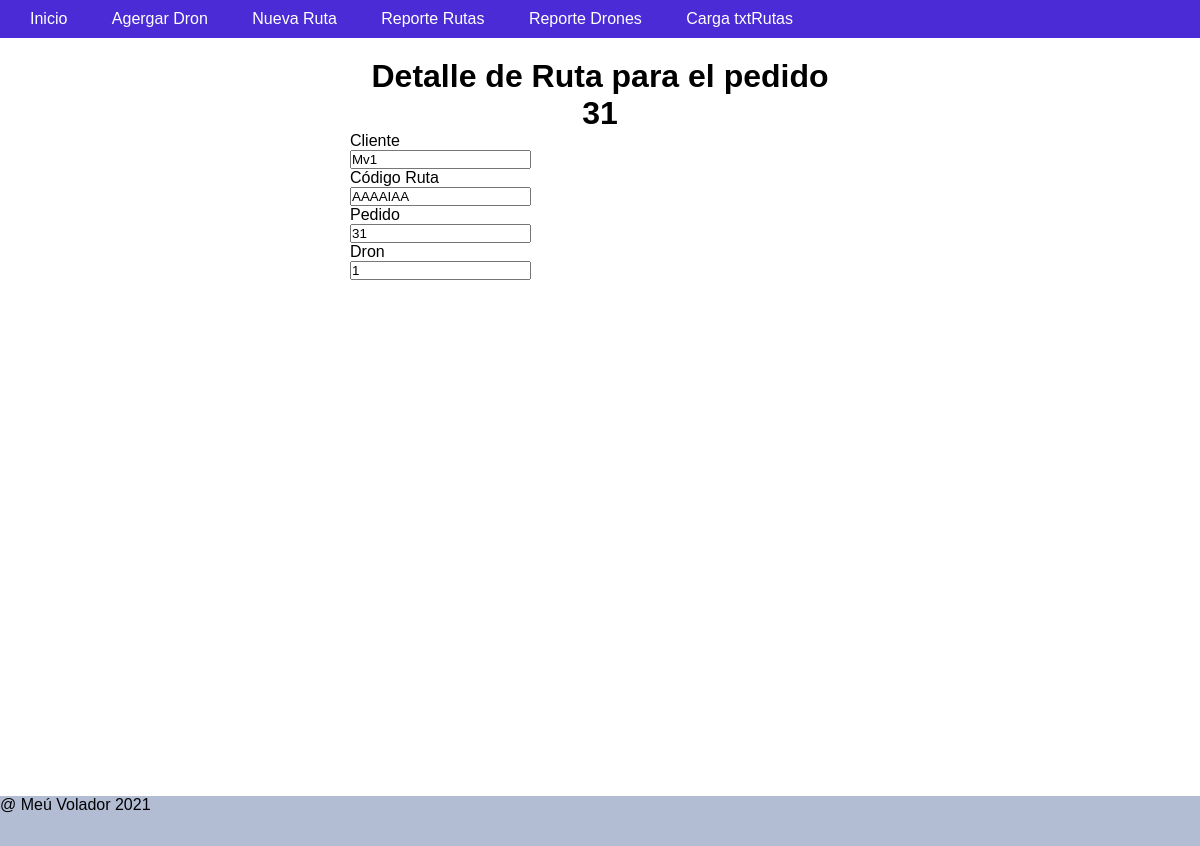
Screenshot of /reporte/DetalleRuta/1 with the database file from the repository.
### tables this page shows
CREATE TABLE `rutas` (
  `id` int(11) NOT NULL AUTO_INCREMENT,
  `cliente` varchar(30) DEFAULT NULL,
  `coderuta` varchar(15) DEFAULT NULL,
  `pedido` varchar(15) DEFAULT NULL,
  `dron` int(11) DEFAULT NULL,
  `latitud` longblob DEFAULT NULL,
  `longitud` longblob DEFAULT NULL,
  PRIMARY KEY (`id`)
);

### libs/view.php (called while the page is built, shortened)
<?php
class View{
    function render($nombre){
        require 'views/' . $nombre . '.php';
    }
}
?>

### controllers/reporte.php (called while the page is built, shortened)
<?php
    class Reporte extends Controller{
        function __construct()
        {
            $this->view->rutas = [];
        }
        function DetalleRuta($param=null){
            $idRuta=$param[0];
            $ruta = $this->model->getById($idRuta);
            $this->view->ruta = $ruta;
            $this->view->mensaje ="";
            $this->view->render('reporte/detalleruta');
        }
    }
?>

### index.php (called while the page is built, shortened)
<?php
    require_once 'libs/db.php';
    require_once 'libs/controller.php';
    require_once 'libs/view.php';
    $app = new App();
?>

### models/reportemodel.php (called while the page is built, shortened)
<?php
class ReporteModel extends Model{
    public function getById($id){
        $item = new Ruta();
        $query = $this->db->connect()->prepare("SELECT * FROM RUTAS WHERE id=:id");
        try{
           $query->execute(['id'=> $id]) ;
           while ($row = $query->fetch()) {
                $item ->id =$row['id'];
                $item ->cliente =$row['cliente'];
                $item ->ruta =$row['coderuta'];
                $item ->pedido =$row['pedido'];
                $item ->dron =$row['dron'];
           }
           return $item;
        }catch(PDOException $e){
            return [];
        }
    }
}
?>

### libs/db.php (called while the page is built)
<?php
class DB{
    private $host;
    private $db;
    private $user;
    private $password;
    private $charset;
    public function __construct()
    {
        $this->host = constant('HOST');
        $this->db = constant('DB');
        $this->user = constant('USER');
        $this->password = constant('PASSWORD');
        $this->charset = constant('CHARSET');
    }
    function connect(){
        try{
            $connection = "mysql:host=" . $this->host . ";dbname=" . $this->db . ";charset=" . $this->charset;
            $options = [
                PDO::ATTR_ERRMODE            => PDO::ERRMODE_EXCEPTION,
                PDO::ATTR_EMULATE_PREPARES   => false,
            ];
            $pdo = new PDO($connection, $this->user, $this->password, $options);
            return $pdo;
        }catch(PDOException $e){
            print_r('Error connection: ' . $e->getMessage());
        }
    }
}
?>

### libs/controller.php (called while the page is built, shortened)
<?php
class Controller{
    function loadModel($model){
        $url = 'models/'.$model.'model.php';
        if(file_exists($url)){
            $this->model = new $modelName();
        }
    }
}
?>

### views/reporte/detalleruta.php (the view, shortened to what this page needs)
<!DOCTYPE html>
<html lang="en">
<head>
</head>
<body>
        <?php     require 'views/header.php';       ?>
       <div id="main">
       <h1 class="center">Detalle de Ruta para el pedido <?php echo $this->ruta->pedido; ?></h1>
       <form action="<?php echo constant('URL')?>reporte/CrearRuta" method="POST">
           <p>
               <label for="cliente">Cliente</label><br>
               <input type="text" name="cliente" value="<?php echo $this->ruta->cliente; ?>" required>
           </p>
           <p>
               <label for="ruta"> Código Ruta </label><br>
               <input type="text" name="ruta" value="<?php echo $this->ruta->ruta; ?>"required>
           </p>
           <p>
               <label for="pedido"> Pedido</label><br>
               <input type="text" name="pedido" value="<?php echo $this->ruta->pedido; ?>" required>
           </p>
           <p>
               <label for="dron"> Dron</label><br>
               <input type="text" name="dron" value="<?php echo $this->ruta->dron; ?>"required>
           </p>
                <br><br>
       </form>
       </div>
        <?php     require 'views/footer.php';       ?>
</body>
</html>

### public/css/main.css (style rules this page uses)
* { padding: 0; margin: 0; }
body { font-family: Arial, Helvetica, sans-serif; background-color: rgb(255, 255, 255); }
#main { padding: 20px 0; width: 500px; margin: 0 auto; }
.center { text-align: center; }

### rows the page displays
rutas: pedido "31", cliente "Mv1", ruta "AAAAIAA", dron "1"
